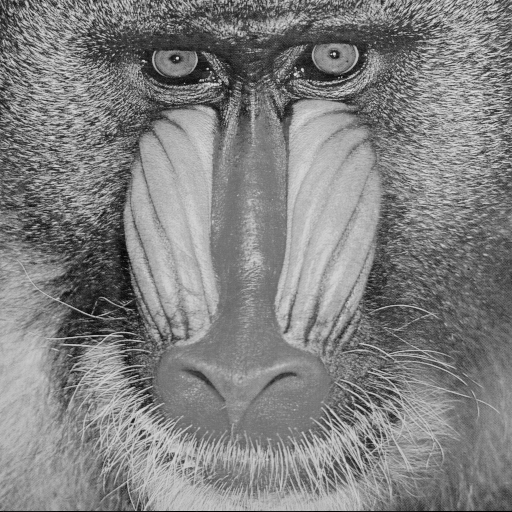
#> input picture exercise/ex4/images/baboon.png, 512 x 512 px
$ python interpolation.py -i ./images/baboon.png -o ./images/baboon_bilinear.png -s=0.75,0.75 -m bilinear
#> lines starting #> are read from the running program, lines starting #| are printed output that depends on the picture
import numpy as np
import cv2 as cv
import argparse
import time


# nearest neighbor interpolation
# [10 lines left out: function inter_nearest, not called in this run]


# bilinear interpolation
def inter_bilinear(img, indices):
    x = indices[0, :]
    y = indices[1, :]

    # floor index x, y
    # (x0, y0) - (x1, y1)
    x0 = np.floor(x).astype(int)
    y0 = np.floor(y).astype(int)
    x1 = x0 + 1
    y1 = y0 + 1

    # limit indices between img.shape
    x0 = np.clip(x0, 0, img.shape[1]-1)
    y0 = np.clip(y0, 0, img.shape[0]-1)
    x1 = np.clip(x1, 0, img.shape[1]-1)
    y1 = np.clip(y1, 0, img.shape[0]-1)

    # four element from bilinear equation
    A = (x1-x) * (y1-y) * img[y0, x0]
    B = (x1-x) * (y-y0) * img[y1, x0]
    C = (x-x0) * (y1-y) * img[y0, x1]
    D = (x-x0) * (y-y0) * img[y1, x1]

    return A + B + C + D


# spline function
# [106 lines left out: functions u, inter_bicubic, expansion, inter_lagrange, not called in this run]


# apply transform
def transform(img, M, dsize, inter):
    # indices [i, j, 1]
    iY, iX = np.indices(dimensions=dsize)
    indexOutput = np.stack(
        (iX.ravel(), iY.ravel(), np.ones(iY.size))).astype(int)

    # inverse matrix
    IM = np.linalg.inv(M)
    indexInput = IM.dot(indexOutput)
    indexInput /= indexInput[2, :]

    # interpolation type
    if inter == 'nearest':
        out = inter_nearest(img, indexInput)
    elif inter == 'bilinear':
        out = inter_bilinear(img, indexInput)
    elif inter == 'bicubic':
        out = inter_bicubic(img, indexInput)
    elif inter == 'lagrange':
        out = inter_lagrange(img, indexInput)
    else:
        return np.zeros(dsize)

    return out.reshape(dsize)


def get_dim(dim, shape):
    if dim:
        dims = dim.split(',')
        if len(dims) == 2:
            return (int(dims[0]), int(dims[1]))
    return shape


def get_values(value):
    values = value.split(',')
    if len(values) == 2:
        try:
            return [float(values[0]), float(values[1])]
        except ValueError:
            raise
    raise TypeError('{} is not a tuple of 2 elements (x,y)'.format(value))


def main():
    parser = argparse.ArgumentParser(description='Interpolation techniques.')
    parser.add_argument(
        '-a', '--angle', dest='angle', type=float,  help='Rotation angle (degrees)')
    parser.add_argument(
        '-s', '--scale', dest='scale', type=str, help='Scale factor')
    parser.add_argument(
        '-t', '--translation', dest='translation', type=str, help='Translation values')
    parser.add_argument(
        '-r', '--reflection', dest='reflection', type=str, help='Reflection axis (1,-1)')
    parser.add_argument(
        '-k', '--shear', dest='shear', type=str, help='Shear values')
    parser.add_argument(
        '-d', '--dimension', dest='dim', type=str, help='Output image dimension in pixels: (N,M)')
    parser.add_argument(
        '-m', '--method', dest='method', type=str, default='nearest', help='Interpolation method used: (nearest, bilinear, bicubic, lagrange)')
    parser.add_argument(
        '-i', '--image', dest='image', type=str, required=True, help='Input image in PNG format')
    parser.add_argument(
        '-o', '--output', dest='output', type=str, required=True, help='Output image in PNG format')

    args = parser.parse_args()

    input_path = args.image
    input_image = cv.imread(input_path, cv.IMREAD_GRAYSCALE)
#> input_image is the input picture: shape (512, 512); min 0, max 230, mean 129.1

    dimension = get_dim(args.dim, input_image.shape)
#> dimension = (512, 512)
    output_image = np.zeros(dimension, dtype='uint8')

    transformation = 'scale'
    T = np.array([
        [1, 0, 0],
        [0, 1, 0],
        [0, 0, 1]
    ])

    if args.angle:
        transformation = 'rotation'
        values = [-np.deg2rad(args.angle)]
        T = np.array([
            [np.cos(values[0]), -np.sin(values[0]), 0],
            [np.sin(values[0]), np.cos(values[0]), 0],
            [0, 0, 1]
        ])
    elif args.scale:
        transformation = 'scale'
        values = get_values(args.scale)
        T = np.array([
            [values[0], 0, 0],
            [0, values[1], 0],
            [0, 0, 1]
        ])
    elif args.translation:
        transformation = 'translation'
        values = get_values(args.translation)
        T = np.array([
            [1, 0, values[0]],
            [0, 1, values[1]],
            [0, 0, 1]
        ])
    elif args.reflection:
        transformation = 'reflection'
        values = get_values(args.reflection)
        T = np.array([
            [values[0], 0, 0],
            [0, values[1], 0],
            [0, 0, 1]
        ])
    elif args.shear:
        transformation = 'shear'
        values = get_values(args.shear)
        T = np.array([
            [1, values[0], 0],
            [values[1], 1, 0],
            [0, 0, 1]
        ])

    start = time.time()
    output_image = transform(input_image, T, dimension, args.method)
#> in transform, `return out.reshape(dsize)`:
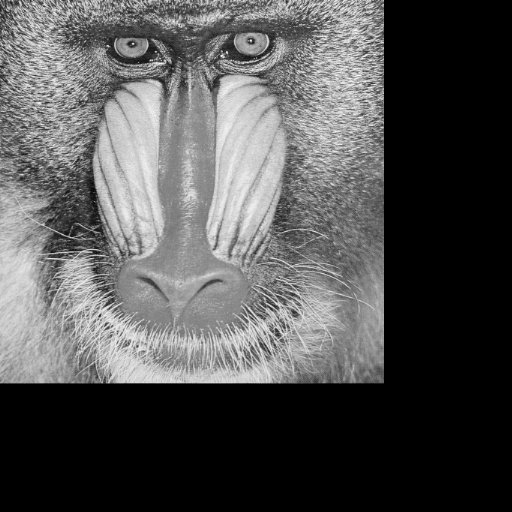
#> returned value: shape (512, 512) float64; min -3.64e-12, max 224, mean 72.7; drawn with min black and max white
    end = time.time()
    output_path = args.output

    cv.imwrite(output_path, output_image)
    print('transformation: {} {}, interpolation: {}, time: {:.4} s.'.format(
        transformation, values, args.method, end - start))


if __name__ == "__main__":
    main()

# Example to tun program
# python3 interpolation.py -i ./images/baboon.png -o ./images/baboon_bilinear.png -s=0.75,0.75 -m bilinear

$ run again, with exercise/ex4/images/butterfly.png copied over exercise/ex4/images/baboon.png
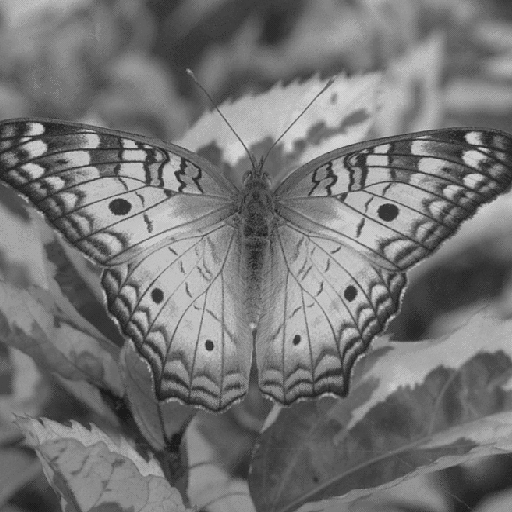
#> input picture exercise/ex4/images/butterfly.png, 512 x 512 px
#> in main, input_image is the input picture: shape (512, 512); min 27, max 212, mean 116.8
#> in transform, `return out.reshape(dsize)`:
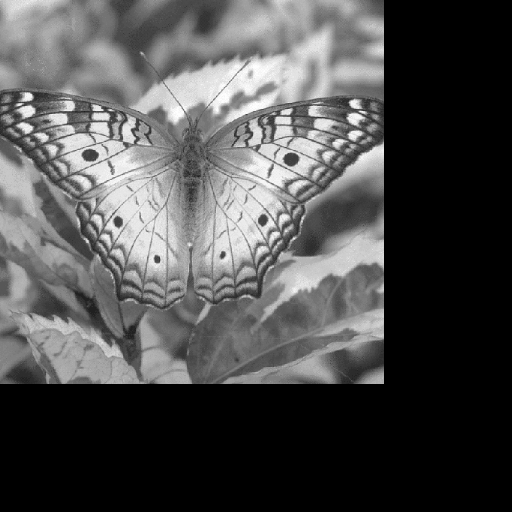
#> returned value: shape (512, 512) float64; min -3.64e-12, max 212, mean 65.7; drawn with min black and max white
#> in main, `cv.imwrite(output_path, output_image)`:
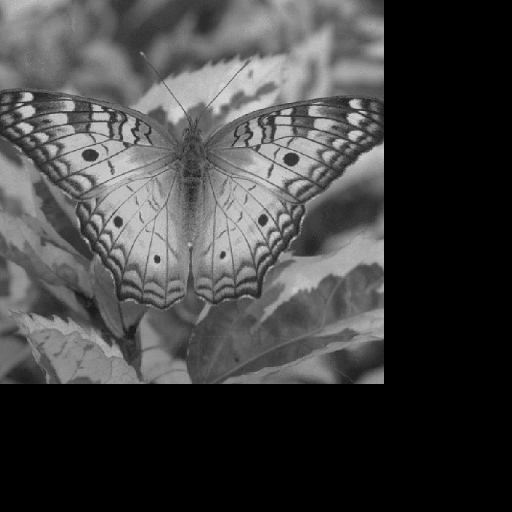
#> saved as baboon_bilinear.png: shape (512, 512); min 0, max 212, mean 65.7

$ run again, with exercise/ex4/images/city.png copied over exercise/ex4/images/baboon.png
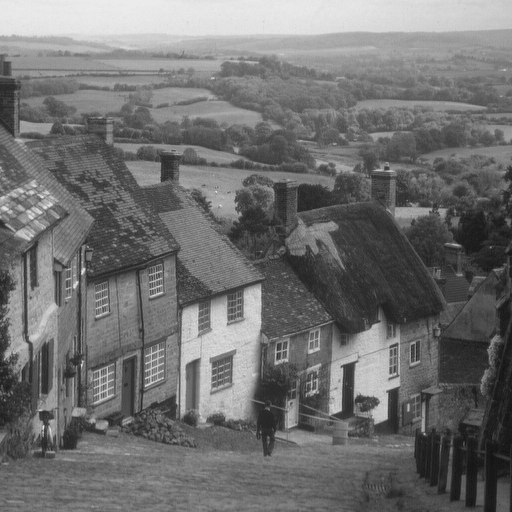
#> input picture exercise/ex4/images/city.png, 512 x 512 px
#> in main, input_image is the input picture: shape (512, 512); min 16, max 235, mean 112.2
#> in transform, `return out.reshape(dsize)`:
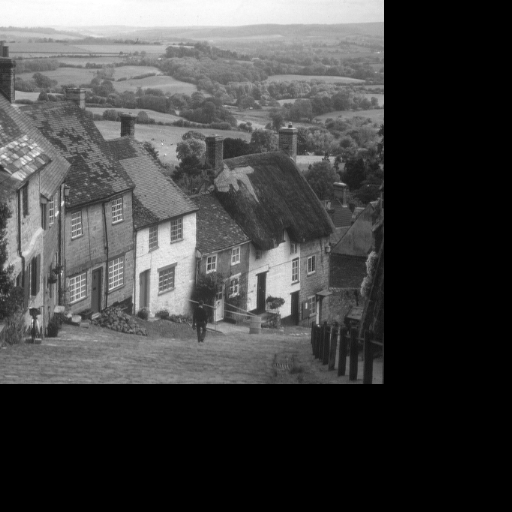
#> returned value: shape (512, 512) float64; min -3.64e-12, max 235, mean 63.2; drawn with min black and max white

$ run again, with exercise/ex4/images/house.png copied over exercise/ex4/images/baboon.png
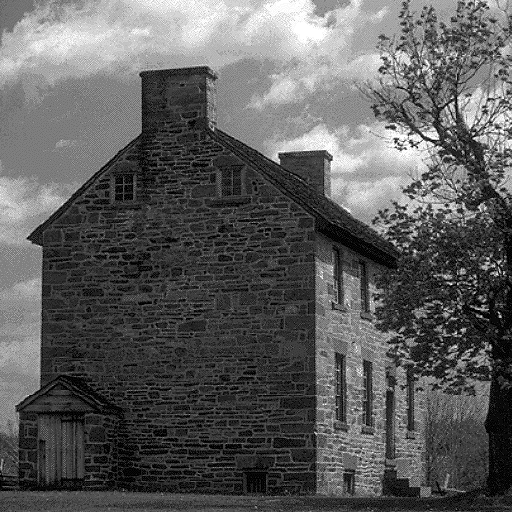
#> input picture exercise/ex4/images/house.png, 512 x 512 px
#> in main, input_image is the input picture: shape (512, 512); min 0, max 255, mean 92.9
#> in transform, `return out.reshape(dsize)`:
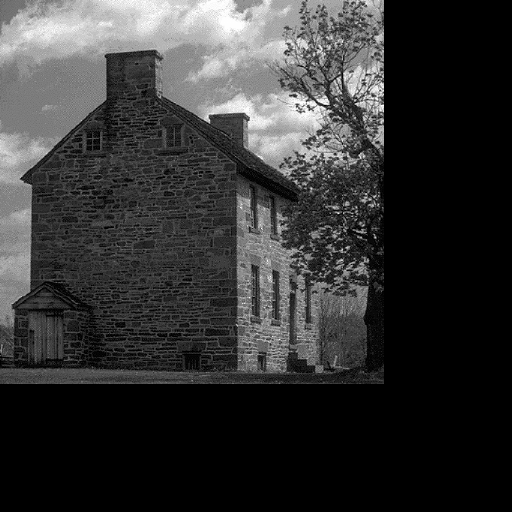
#> returned value: shape (512, 512) float64; min -3.64e-12, max 255, mean 52.3; drawn with min black and max white
